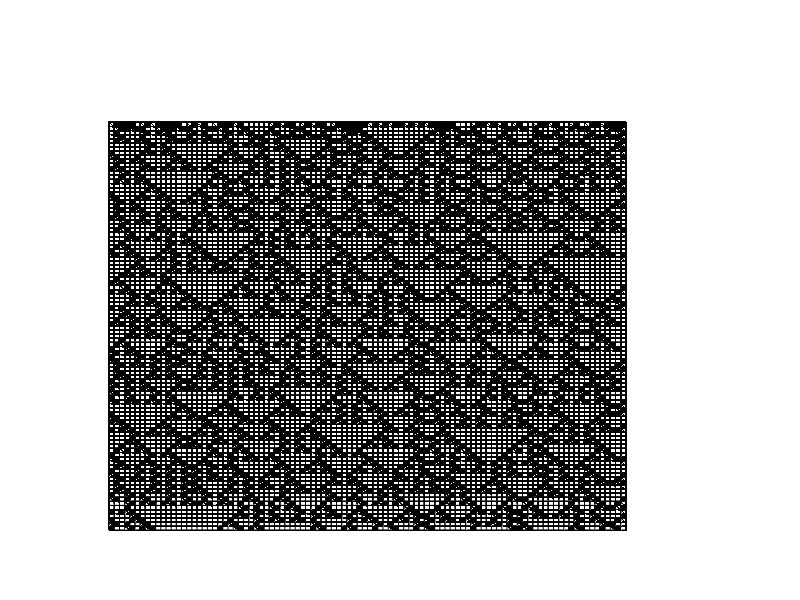

Recreate this plot in MATLAB.
function wolfram1d
clear all;
close all;

CAsize = 100;

[X,Y] = meshgrid(1,CAsize+1);
figure();
hold on;

plot(X,Y,'k');
plot(Y,X,'k');

I = zeros(CAsize+1);
surface(I);
colormap(gray);
axis off;

origin = [];
for idx=1:CAsize
    origin(end+1) = (rand>0.5);
end
origin

I(CAsize,:) = horzcat(origin,0);
surface(I);

k = {'000','001','010','011','100','101','110','111'};
v = {'0','1','1','0','1','1','0','1'};

lookup_table = containers.Map(k,v);

extended_origin = horzcat(origin(CAsize),origin,origin(1));

% writerObj = VideoWriter('newfile.avi');
% open(writerObj);

for time=2:CAsize
    
    next = [];
    for idx=1:CAsize
        key = '';
        %convert to string
        key(1) = int2str(extended_origin(idx));
        key(2) = int2str(extended_origin(idx+1));
        key(3) = int2str(extended_origin(idx+2));        
        next(end+1) = str2num(lookup_table(key));
    end
    next
    I(CAsize-time+1,:) = horzcat(next,0);
    surface(I);
    drawnow();
    
%     frame = getframe(gcf);
%     writeVideo(writerObj, frame);
   
    pause(0.1);

    extended_origin = horzcat(next(CAsize),next,next(1));
    
end

% close(writerObj);

end